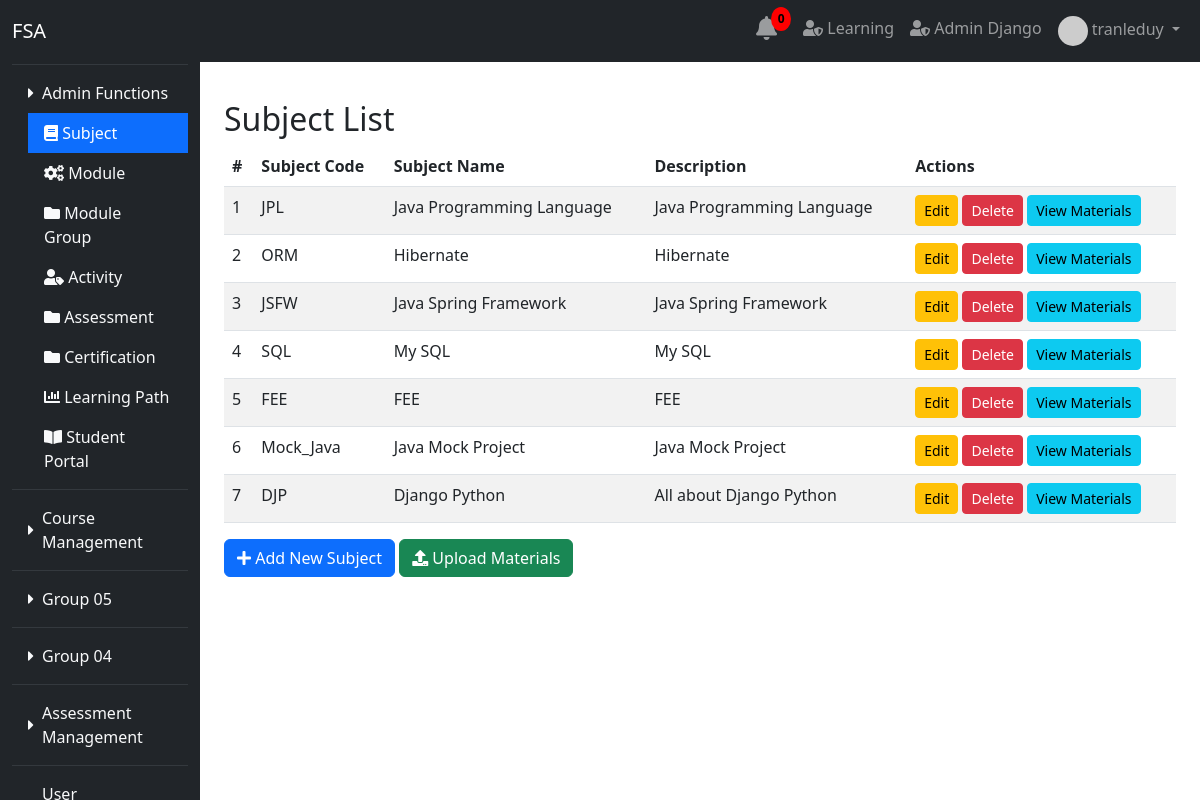
/subject/ (signed in), run on the app's committed database.
### user/models.py (models this page shows)
class User(AbstractUser):
    date_joined = models.DateTimeField(auto_now_add=True)
    training_programs = models.ManyToManyField(TrainingProgram, blank=True)
    modules = models.ManyToManyField(Module, related_name='assigned_users', blank=True)
    groups = models.ManyToManyField(
        Group,
        blank=True,
        help_text='The groups this user belongs to.',
        verbose_name='groups',
        related_name='custom_user_groups',
    )
    user_permissions = models.ManyToManyField(
        Permission,
        blank=True,
        help_text='Specific permissions for this user.',
        verbose_name='user permissions',
        related_name='custom_user_permissions',
    )

### module_group/models.py (models this page shows, shortened)
class ModuleGroup(models.Model):
    group_name = models.CharField(max_length=255)

class Module(models.Model):
    module_name = models.CharField(max_length=255)
    module_url = models.CharField(max_length=255)
    icon = models.CharField(max_length=255, blank=True, null=True)
    module_group = models.ForeignKey(ModuleGroup, related_name='modules', on_delete=models.CASCADE)

### subject/models.py (models this page shows, shortened)
class Subject(models.Model):
    name = models.CharField(max_length=255, unique=True)
    description = models.TextField(blank=True, null=True)
    code = models.CharField(max_length=50, unique=True)  # New code field

### subject/views.py (the view)
# urls.py: path('', views.subject_list, name='subject_list'),
def subject_list(request):
    module_groups = ModuleGroup.objects.all()
    subjects = Subject.objects.all()
    return render(request, 'subject_list.html', {
        'module_groups': module_groups,
        'subjects': subjects,
    })

### subject/templates/subject_list.html (shortened to what this page needs)
{% extends 'base.html' %}
{% block content %}
<div class="container mt-4">
    <h2>Subject List</h2>
    <table class="table table-striped">
        <thead>
            <tr>
                <th>#</th>
                <th>Subject Code</th>
                <th>Subject Name</th>
                <th>Description</th>
                <th>Actions</th>
            </tr>
        </thead>
        <tbody>
            {% for subject in subjects %}
            <tr>
                <td>{{ forloop.counter }}</td>
                <td>{{ subject.code }}</td>
                <td>{{ subject.name }}</td>
                <td>{{ subject.description }}</td>
                <td>
                    <a href="{% url 'subject:subject_edit' subject.pk %}" class="btn btn-warning btn-sm">Edit</a>
                    <a href="{% url 'subject:subject_delete' subject.pk %}" class="btn btn-danger btn-sm">Delete</a>
                    <a href="{% url 'subject:subject_materials' subject.pk %}" class="btn btn-info btn-sm">View Materials</a>
                </td>
            </tr>
            {% endfor %}
        </tbody>
    </table>
    <a href="{% url 'subject:subject_add' %}" class="btn btn-primary mb-4">
        <i class="fas fa-plus"></i> Add New Subject
    </a>
    <a href="{% url 'subject:upload_material' %}" class="btn btn-success mb-4">
        <i class="fas fa-upload"></i> Upload Materials
    </a>
</div>
{% endblock %}

### main/templates/admin_sidebar.html (shortened to what this page needs)
<!DOCTYPE html>
<html lang="en">
<head>
    <link href="https://cdn.jsdelivr.net/npm/bootstrap@5.3.0-alpha1/dist/css/bootstrap.min.css" rel="stylesheet">
    <link rel="stylesheet" href="https://cdnjs.cloudflare.com/ajax/libs/font-awesome/5.15.4/css/all.min.css">
</head>
<body>
    <nav class="navbar navbar-expand-lg navbar-dark bg-dark fixed-top">
        <div class="container-fluid">
            <a class="navbar-brand" href="{% url 'main:home' %}">FSA</a>
            <div class="collapse navbar-collapse" id="navbarNav">
                <ul class="navbar-nav ms-auto">
                    {% if request.user.is_authenticated %}
                        {% include 'notification_bell.html' %}
                        <li class="nav-item">
                            <a class="nav-link" href="{% url 'student_portal:course_list' %}">
                                <i class="fas fa-user-shield"></i> Learning
                            </a>
                        </li>
                        <li class="nav-item">
                            <a class="nav-link" href="{% url 'admin:index' %}" target="_blank">
                                <i class="fas fa-user-shield"></i> Admin Django
                            </a>
                        </li>
                        <li class="nav-item dropdown">
                            <a class="nav-link dropdown-toggle" href="#" id="userDropdown" role="button" data-bs-toggle="dropdown" aria-expanded="false">
                                {% if request.user.profile.profile_picture_url %}
                                    <img src="{{ request.user.profile.profile_picture_url }}" alt="Profile Picture" class="rounded-circle" width="30" height="30">
                                {% endif %}
                                {{ request.user.get_full_name|default:request.user.username }}
                            </a>
                        </li>
                    {% else %}
                        <li class="nav-item"><a class="nav-link" href="{% url 'main:register_email' %}">Register</a></li>
                        <li class="nav-item"><a class="nav-link" href="{% url 'main:login' %}">Login</a></li>
                    {% endif %}
                </ul>
            </div>
        </div>
    </nav>
    <div class="container-fluid">
        <div class="row">
            <nav id="sidebar" class="col-md-3 col-lg-2 bg-dark pt-3 vh-100 d-flex flex-column position-fixed" style="height: 100vh; overflow-y: auto;">
                <ul class="nav flex-column">
                    {% if user.is_authenticated %}
                        {% for group in module_groups %}
                            <li class="nav-item">
                                <a class="nav-link text-light d-flex align-items-center" href="#group-{{ group.id }}"
                                    data-bs-toggle="collapse" role="button"
                                    aria-expanded="{% if group.modules.all.0.module_url == active_module_url %}true{% else %}false{% endif %}"
                                    aria-controls="group-{{ group.id }}">
                                    <i class="fas fa-caret-right me-2" id="icon-{{ group.id }}"></i>
                                    {{ group.group_name }}
                                </a>
                                <div id="group-{{ group.id }}" class="collapse {% if group.modules.all.0.module_url == active_module_url %}show{% endif %}">
                                    <ul class="nav flex-column ms-3">
                                        {% for module in group.modules.all %}
                                            <li class="nav-item">
                                                <a class="nav-link text-light {% if module.module_url == active_module_url %}active{% endif %}"
                                                   href="{% url module.module_url %}">
                                                    <i class="{{ module.icon }}"></i> {{ module.module_name }}
                                                </a>
                                            </li>
                                        {% endfor %}
                                    </ul>
                                </div>
                            </li>
                            <hr class="border-secondary my-2">
                        {% endfor %}
                    {% endif %}
                </ul>
            </nav>
        </div>
    </div>
</body>
</html>

### main/templates/admin_sidebar.html (style rules this page uses)
.nav-link.active { color: #ffffff !important; background-color: #0d6efd !important; }

### data on the page
User: user.get_full_name "tranleduy"
ModuleGroup: group_name "Admin Functions"
Module: module_name "Subject"
Module: module_name "Module"
Module: module_name "Module Group"
Module: module_name "Activity"
Module: module_name "Assessment"
Module: module_name "Certification"
Module: module_name "Learning Path"
Module: module_name "Student Portal"
ModuleGroup: group_name "Course Management"
ModuleGroup: group_name "Group 05"
ModuleGroup: group_name "Group 04"
ModuleGroup: group_name "Assessment Management"
Subject: code "JPL", name "Java Programming Language", description "Java Programming Language"
Subject: code "ORM", name "Hibernate", description "Hibernate"
Subject: code "JSFW", name "Java Spring Framework", description "Java Spring Framework"
Subject: code "SQL", name "My SQL", description "My SQL"
Subject: code "FEE", name "FEE", description "FEE"
Subject: code "Mock_Java", name "Java Mock Project", description "Java Mock Project"
Subject: code "DJP", name "Django Python", description "All about Django Python"
